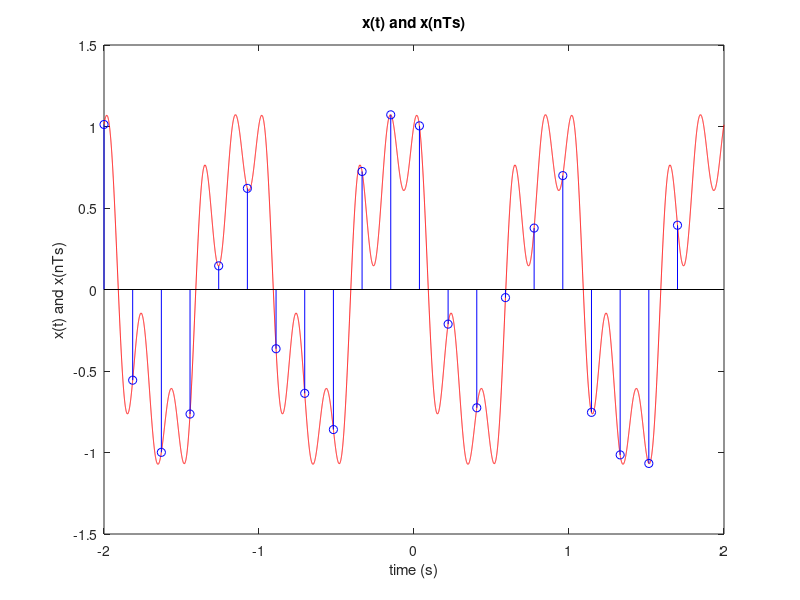

Recreate this plot in MATLAB. (Note: this script raises an error after producing the figure.)

%Lab 05 

%------------------------------Part 3--------------------------------------

% dur = rem(21703190,5);
% if dur == 0
%     dur =2
% end
% Ts= dur/3;
% t=[-dur/2:Ts/1000:dur/2-Ts/1000];
% %Zero Order Hold Interpolation
% pz = generateInterp(0,Ts,dur);
% plot(t,pz);
% title("Zero Order Hold Interpolation");
% xlabel("time(s)");
% ylabel("pZ(t)");
% figure;
% %Linear Interpolation
% pl = generateInterp(1,Ts,dur);
% plot(t,pl);
% title("Linear Interpolation");
% xlabel("time(s)");
% ylabel("pL(t)");
% figure;
% %Ideal Bandlimited Interpolation
% pI = generateInterp(2,Ts,dur);
% plot(t,pI);
% title("Ideal Bandlimited Interpolation");
% xlabel("time(s)");
% ylabel("pI(t)");

%---------------------------End of Part 3----------------------------------
%--------------------------------Part 5------------------------------------
% a = randi([2 6],1)
% Ts = 1/(25*a);
% dur=10;
% Ti=Ts/1000;
% t = [-dur/2:Ts:dur/2-Ts]; %for digital signal
% ta=[-dur/2:Ts/1000:dur/2-Ts/1000];%for analog signal
% g=zeros(1,length(t));
% g(-1<=t & t<0) = -1;
% g(0<t & t<=1) = 1;
% 
% %Sampled signal
% stem(t,g);
% title("Stem of g(nTs)");
% ylabel("g(nTs)");
% xlabel("(unitless)");
% figure;
% %Generation of gR(t) for each interpolating method
% gR1=DtoA(0,Ts,dur,g);
% plot(linspace(-5,5,length(gR1)),gR1);
% title("Zero Order Hold Reconstruction");
% ylabel("gR(t)");
% xlabel("time(s)");
% figure;
% gR2=DtoA(1,Ts,dur,g);
% plot(linspace(-5,5,length(gR2)),gR2);
% title("Linear Reconstruction");
% ylabel("gRt)");
% xlabel("time(s)");
% figure;
% gR3=DtoA(2,Ts,dur,g);
% plot(linspace(-5,5,length(gR3)),gR3);
% title("Ideal Bandlimited Reconstruction");
% ylabel("gRt)");
% xlabel("time(s)");
% 

%-------------------------------------Part 6-------------------------------

D5 = rem(21703190,5);
%Ts = 0.005*(D5+1);
%Ts=0.25+0.01*D5
Ts=0.18+0.005*(D5+1)
%Ts=0.099
dur=4;
ta=[-dur/2:Ts/1000:dur/2-Ts/1000]; %analog (continous-time) signal
td=[-dur/2:Ts:dur/2-Ts];%digital (discrete-time) signal
xa=0.25*cos(2*pi*3*ta+pi/8)+0.4*cos(2*pi*5*ta-1.2)+0.9*cos(2*pi*ta+pi/4);
xd=0.25*cos(2*pi*3*td+pi/8)+0.4*cos(2*pi*5*td-1.2)+0.9*cos(2*pi*td+pi/4);

plot(ta,xa,'r');
title("x(t) and x(nTs)");
xlabel("time (s)");
ylabel("x(t) and x(nTs)");
hold on;
stem(td,xd,'b');
hold off;
figure;
%Zero Order Hold
xR1=DtoA(0,Ts,dur,xd);
plot(linspace(-dur/2,dur/2,length(xR1)),xR1);
title("Zero Order Hold Interpolation");
xlabel("time (s)");
ylabel("xR(t)");
figure;
xR2=DtoA(1,Ts,dur,xd);
plot(linspace(-dur/2,dur/2,length(xR2)),xR2);
title("Linear Interpolation Interpolation");
xlabel("time (s)");
ylabel("xR(t)");
figure;
xR3=DtoA(2,Ts,dur,xd);
plot(linspace(-dur/2,dur/2,length(xR3)),xR3);
title("Bandlimited Interpolation");
xlabel("time (s)");
ylabel("xR(t)");


function p = generateInterp(type,Ts,dur)
    Ti = Ts/1000;
    t=[-dur/2:Ts/1000:dur/2-Ts/1000];
    p=zeros(1,length(t));
    if type == 0
        p(-Ts/2 <= t & t < Ts/2)=1;
    elseif type == 1
        p(-Ts <= t & t <= Ts) = 1-abs(t(-Ts <= t & t <= Ts))/Ts;
    elseif type == 2
        p=sin(pi*t/Ts)./(pi*t/Ts);
        p(t==0)=1;
    else
        disp("invalid type")
    end
end
% %-----------------------------------Part 4---------------------------------
function xR=DtoA(type,Ts,dur,Xn)
    Ti=Ts/1000;
    dur =dur*Ts;
    ta=[-dur/2:Ti:dur/2-Ti];
    N = length(Xn);
    p=generateInterp(type,Ts,dur);
    xR=zeros(1,round((dur+(N-1)*Ts)/Ti));
    for n = 0:N-1
        xR(1+round(n*Ts/Ti):round((dur+n*Ts)/Ti)) = xR(1+round(n*Ts/Ti):round((dur+n*Ts)/Ti))+Xn(n+1)*p;
    end
end
    
        
        
        